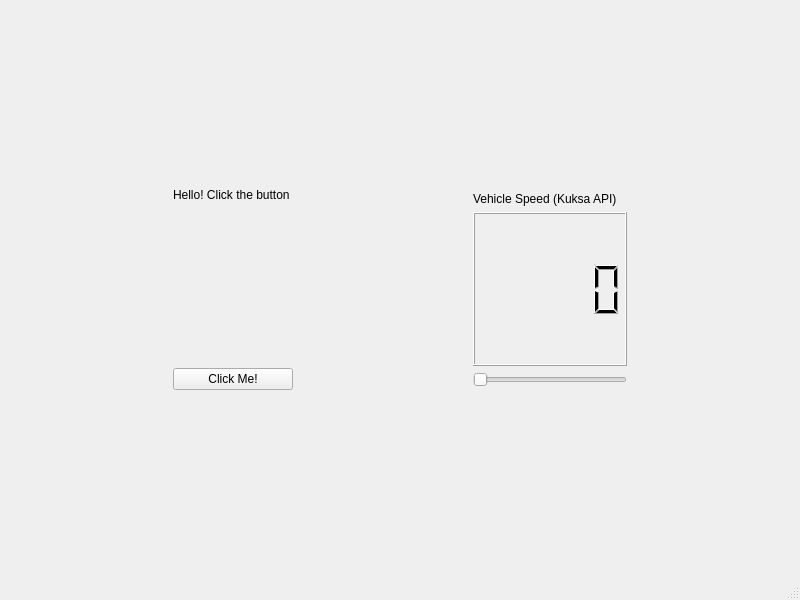
<?xml version="1.0" encoding="UTF-8"?>
<ui version="4.0">
 <class>MainWindow</class>
 <widget class="QMainWindow" name="MainWindow">
  <property name="geometry">
   <rect>
    <x>0</x>
    <y>0</y>
    <width>800</width>
    <height>600</height>
   </rect>
  </property>
  <property name="windowTitle">
   <string>MainWindow</string>
  </property>
  <widget class="QWidget" name="centralwidget">
   <layout class="QHBoxLayout" name="horizontalLayout">
    <item>
     <spacer name="horizontalSpacer_2">
      <property name="orientation">
       <enum>Qt::Horizontal</enum>
      </property>
      <property name="sizeType">
       <enum>QSizePolicy::Expanding</enum>
      </property>
      <property name="sizeHint" stdset="0">
       <size>
        <width>40</width>
        <height>20</height>
       </size>
      </property>
     </spacer>
    </item>
    <item>
     <widget class="QWidget" name="widget" native="true">
      <layout class="QVBoxLayout" name="verticalLayout">
       <item>
        <spacer name="verticalSpacer_2">
         <property name="orientation">
          <enum>Qt::Vertical</enum>
         </property>
         <property name="sizeHint" stdset="0">
          <size>
           <width>20</width>
           <height>40</height>
          </size>
         </property>
        </spacer>
       </item>
       <item alignment="Qt::AlignLeft|Qt::AlignTop">
        <widget class="QLabel" name="label">
         <property name="text">
          <string>Hello! Click the button </string>
         </property>
        </widget>
       </item>
       <item alignment="Qt::AlignTop">
        <widget class="QWidget" name="widget_3" native="true">
         <property name="minimumSize">
          <size>
           <width>0</width>
           <height>154</height>
          </size>
         </property>
         <property name="maximumSize">
          <size>
           <width>200</width>
           <height>200</height>
          </size>
         </property>
         <layout class="QVBoxLayout" name="verticalLayout_3">
          <item>
           <widget class="QLabel" name="ProfilePic">
            <property name="text">
             <string/>
            </property>
            <property name="pixmap">
             <pixmap resource="AppRes.qrc">:/images/images/BG1.jpg</pixmap>
            </property>
            <property name="scaledContents">
             <bool>true</bool>
            </property>
           </widget>
          </item>
         </layout>
        </widget>
       </item>
       <item>
        <widget class="QPushButton" name="SwitchPP">
         <property name="text">
          <string>Click Me!</string>
         </property>
        </widget>
       </item>
       <item>
        <spacer name="verticalSpacer">
         <property name="orientation">
          <enum>Qt::Vertical</enum>
         </property>
         <property name="sizeHint" stdset="0">
          <size>
           <width>20</width>
           <height>40</height>
          </size>
         </property>
        </spacer>
       </item>
      </layout>
     </widget>
    </item>
    <item>
     <spacer name="horizontalSpacer">
      <property name="orientation">
       <enum>Qt::Horizontal</enum>
      </property>
      <property name="sizeType">
       <enum>QSizePolicy::Expanding</enum>
      </property>
      <property name="sizeHint" stdset="0">
       <size>
        <width>40</width>
        <height>20</height>
       </size>
      </property>
     </spacer>
    </item>
    <item>
     <widget class="QWidget" name="widget_2" native="true">
      <layout class="QVBoxLayout" name="verticalLayout_2">
       <item>
        <spacer name="verticalSpacer_3">
         <property name="orientation">
          <enum>Qt::Vertical</enum>
         </property>
         <property name="sizeHint" stdset="0">
          <size>
           <width>20</width>
           <height>40</height>
          </size>
         </property>
        </spacer>
       </item>
       <item alignment="Qt::AlignTop">
        <widget class="QLabel" name="label_2">
         <property name="text">
          <string>Vehicle Speed (Kuksa API)</string>
         </property>
        </widget>
       </item>
       <item alignment="Qt::AlignTop">
        <widget class="QLCDNumber" name="lcdNumber">
         <property name="minimumSize">
          <size>
           <width>154</width>
           <height>154</height>
          </size>
         </property>
        </widget>
       </item>
       <item>
        <widget class="QSlider" name="SpeedSlider">
         <property name="orientation">
          <enum>Qt::Horizontal</enum>
         </property>
        </widget>
       </item>
       <item>
        <spacer name="verticalSpacer_4">
         <property name="orientation">
          <enum>Qt::Vertical</enum>
         </property>
         <property name="sizeHint" stdset="0">
          <size>
           <width>20</width>
           <height>40</height>
          </size>
         </property>
        </spacer>
       </item>
      </layout>
     </widget>
    </item>
    <item>
     <spacer name="horizontalSpacer_3">
      <property name="orientation">
       <enum>Qt::Horizontal</enum>
      </property>
      <property name="sizeType">
       <enum>QSizePolicy::Expanding</enum>
      </property>
      <property name="sizeHint" stdset="0">
       <size>
        <width>40</width>
        <height>20</height>
       </size>
      </property>
     </spacer>
    </item>
   </layout>
  </widget>
  <widget class="QStatusBar" name="statusbar"/>
 </widget>
 <resources>
  <include location="AppRes.qrc"/>
 </resources>
 <connections/>
</ui>
